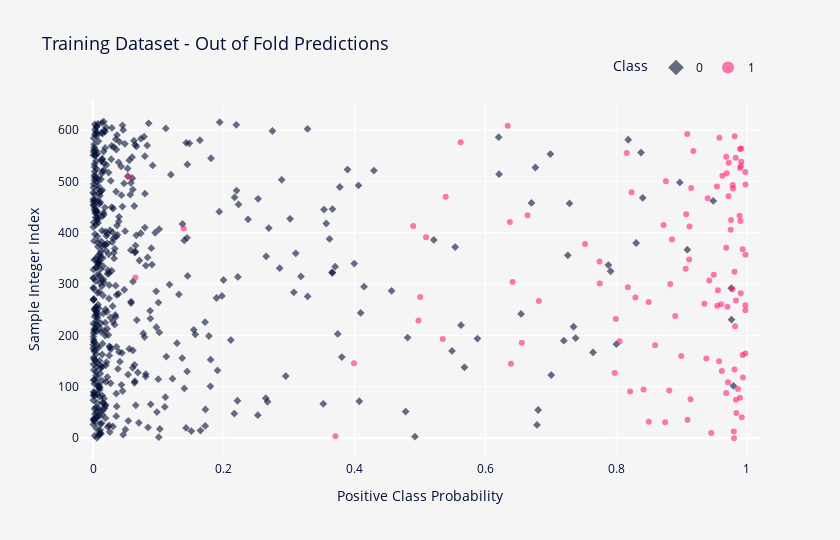

Notebook source saved alongside this figure:
### Code cell
y_proba_frame = pd.DataFrame(
    {
        "Sample Integer Index": np.arange(0, len(y)),
        "Positive Class Probability": y_proba_rescaled,
        "Class": y.values.astype(str),
    },
    index=y.index,
)

fig = px.scatter(
    y_proba_frame.reset_index(),
    x="Positive Class Probability",
    y="Sample Integer Index",
    symbol="Class",
    symbol_sequence=["diamond", "circle"],
    color="Class",
    color_discrete_sequence=["#010D36", "#FF2079"],
    category_orders={"Class": ("0", "1")},
    hover_data="Id",
    opacity=0.6,
    height=540,
    width=840,
    title="Training Dataset - Out of Fold Predictions",
)
fig.update_layout(
    font_color=FONT_COLOR,
    title_font_size=18,
    plot_bgcolor=BACKGROUND_COLOR,
    paper_bgcolor=BACKGROUND_COLOR,
    legend=dict(
        orientation="h",
        yanchor="bottom",
        xanchor="right",
        y=1.05,
        x=1,
        title="Class",
        itemsizing="constant",
    ),
    xaxis_range=[-0.02, 1.02],
)
fig.update_traces(marker_size=6)
fig.show()

### Figure 1 — Plotly figure (JSON) as saved in the notebook; plotly's stock layout.template omitted (floating-point values rounded to 4 significant figures; data arrays with more than 128 entries replaced by an {"elided": "..."} marker saying what was removed)
{"data": [{"customdata": {"elided": "509x1 str values"}, "hovertemplate": "Class=0<br>Positive Class Probability=%{x}<br>Sample Integer Index=%{y}<br>Id=%{customdata[0]}<extra></extra>", "legendgroup": "0", "marker": {"color": "#010D36", "opacity": 0.6, "size": 6, "symbol": "diamond"}, "mode": "markers", "name": "0", "orientation": "v", "showlegend": true, "type": "scatter", "x": {"elided": "509 float values"}, "xaxis": "x", "y": {"elided": "509 int values"}, "yaxis": "y"}, {"customdata": [["000ff2bfdfe9"], ["044fb8a146ec"], ["06055f3f6785"], ["06c0ddf265c5"], ["0e798fd4e6e7"], ["0f5fba133cb7"], ["103f611fdfc4"], ["1136a2966ed2"], ["1360fac6a227"], ["1bac22586f27"], ["1bcdc1af3458"], ["1ce075e25399"], ["228524bde6a3"], ["245a3f44cfc0"], ["24b40510d6a2"], ["2508534155a6"], ["26c79809c5ea"], ["2cddd2d70d72"], ["2f4e5de3de9c"], ["32c1d5bdae8d"], ["34a025893d36"], ["355bdddccdbd"], ["3924089e4396"], ["3a288ec2811f"], ["3bbe922b2cdb"], ["3e2d6dca77ec"], ["3f4bfe72745d"], ["401ca61716e4"], ["41216f6cee66"], ["463035913640"], ["46fe2d3b9e7b"], ["47e4c756d4a6"], ["49b8f248a42f"], ["582ef2696f72"], ["5c63c7b71282"], ["5d694ba9aa16"], ["5fe47095520d"], ["6468478fce4c"], ["667b389f278d"], ["67122d4bce03"], ["679465bb38ba"], ["67c8bfe99f1c"], ["67d932a88814"], ["68597a95792d"], ["68729b79859b"], ["687ebf4e5d7d"], ["6a2fa7569189"], ["6ab2d09883de"], ["6f5908450956"], ["72ee3bca17f6"], ["73483f848b67"], ["7445f4eac4de"], ["7830dec4b764"], ["785a0d3c4c41"], ["79b44ed25c29"], ["7af31043202c"], ["7cb9a95a62fc"], ["7f6d8841c044"], ["8065efe77fab"], ["81015c6c3404"], ["8803ec4462c1"], ["89a5ed9b71a8"], ["8ba157c016ba"], ["8ead0a51d11c"], ["8f5b7d4621da"], ["9230d1831db3"], ["96fbcce4f0c0"], ["98102929d244"], ["9ed6b861e9f7"], ["9ef1886b810c"], ["a082f422799b"], ["a20ba8577583"], ["a22a15853970"], ["a795db8ca395"], ["a7d4dd890a1b"], ["a92580fda1c3"], ["ac38de805eff"], ["acc1f36dca1c"], ["ad8e95777bf2"], ["b9856a5d8f13"], ["ba4443b0170c"], ["bbb1066a9afd"], ["c08f5a77f267"], ["c5c8ffd0c908"], ["c5cc9b3fa0b9"], ["c5f4dc4ae7fb"], ["c7f5064f4265"], ["c809ac237df8"], ["c9f71bcf8be0"], ["cf5439add02c"], ["cf84868cd1ce"], ["d0ecfae80796"], ["d1a9f56adc4a"], ["d3ce7974230c"], ["d482356ae08f"], ["d8dae19a0df0"], ["da1a5aec1818"], ["deaf77f02382"], ["dfa4ccdd5f4a"], ["e253dc2f97c0"], ["e52a2f7ad6a5"], ["e76aa8f0f2e7"], ["e7a607afea3d"], ["ed3486389307"], ["f16b095a433f"], ["f26ee0cee841"], ["f405c0b5836f"], ["fbb79ba9d642"]], "hovertemplate": "Class=1<br>Positive Class Probability=%{x}<br>Sample Integer Index=%{y}<br>Id=%{customdata[0]}<extra></extra>", "legendgroup": "1", "marker": {"color": "#FF2079", "opacity": 0.6, "size": 6, "symbol": "circle"}, "mode": "markers", "name": "1", "orientation": "v", "showlegend": true, "type": "scatter", "x": [0.9803, 0.3707, 0.9454, 0.9799, 0.875, 0.8498, 0.9092, 0.9921, 0.9838, 0.9832, 0.9138, 0.9894, 0.9683, 0.8213, 0.8812, 0.8419, 0.9862, 0.9711, 0.994, 0.7978, 0.9617, 0.9811, 0.6391, 0.399, 0.9574, 0.938, 0.8995, 0.9933, 0.9976, 0.8595, 0.6557, 0.8053, 0.5348, 0.9819, 0.4977, 0.7995, 0.8904, 0.9975, 0.9701, 0.9546, 0.9975, 0.9603, 0.9349, 0.8497, 0.6818, 0.9832, 0.8295, 0.5003, 0.9906, 0.9557, 0.978, 0.8179, 0.8827, 0.7749, 0.6416, 0.9424, 0.0647, 0.9493, 0.981, 0.9064, 0.7746, 0.9116, 0.9978, 0.9935, 0.9683, 0.7524, 0.8854, 0.5092, 0.9752, 0.1386, 0.9122, 0.4896, 0.8726, 0.6375, 0.99, 0.9758, 0.9888, 0.6646, 0.9071, 0.94, 0.5393, 0.9719, 0.8237, 0.9787, 0.9148, 0.9542, 0.9783, 0.9978, 0.8761, 0.05407, 0.9625, 0.9691, 0.9975, 0.9893, 0.991, 0.9721, 0.9913, 0.9828, 0.9684, 0.8162, 0.918, 0.9895, 0.9913, 0.5622, 0.9579, 0.9813, 0.9087, 0.6341], "xaxis": "x", "y": [0, 4, 10, 13, 31, 32, 36, 41, 49, 75, 76, 79, 88, 91, 93, 95, 96, 109, 118, 127, 131, 134, 145, 146, 150, 155, 160, 162, 165, 181, 186, 189, 193, 218, 229, 232, 238, 249, 256, 258, 259, 261, 262, 265, 267, 268, 274, 275, 282, 288, 290, 294, 300, 301, 304, 307, 313, 318, 324, 330, 344, 348, 357, 368, 371, 378, 387, 391, 406, 408, 412, 413, 415, 421, 423, 425, 433, 434, 436, 467, 470, 471, 479, 486, 487, 490, 493, 494, 500, 509, 511, 516, 518, 526, 530, 536, 538, 546, 548, 555, 559, 563, 564, 576, 585, 588, 592, 608], "yaxis": "y"}], "layout": {"font": {"color": "#010D36"}, "height": 540, "legend": {"itemsizing": "constant", "orientation": "h", "title": {"text": "Class"}, "tracegroupgap": 0, "x": 1, "xanchor": "right", "y": 1.05, "yanchor": "bottom"}, "paper_bgcolor": "#F6F5F5", "plot_bgcolor": "#F6F5F5", "title": {"font": {"size": 18}, "text": "Training Dataset - Out of Fold Predictions"}, "width": 840, "xaxis": {"anchor": "y", "domain": [0, 1], "range": [-0.02, 1.02], "title": {"text": "Positive Class Probability"}}, "yaxis": {"anchor": "x", "domain": [0, 1], "title": {"text": "Sample Integer Index"}}}}
